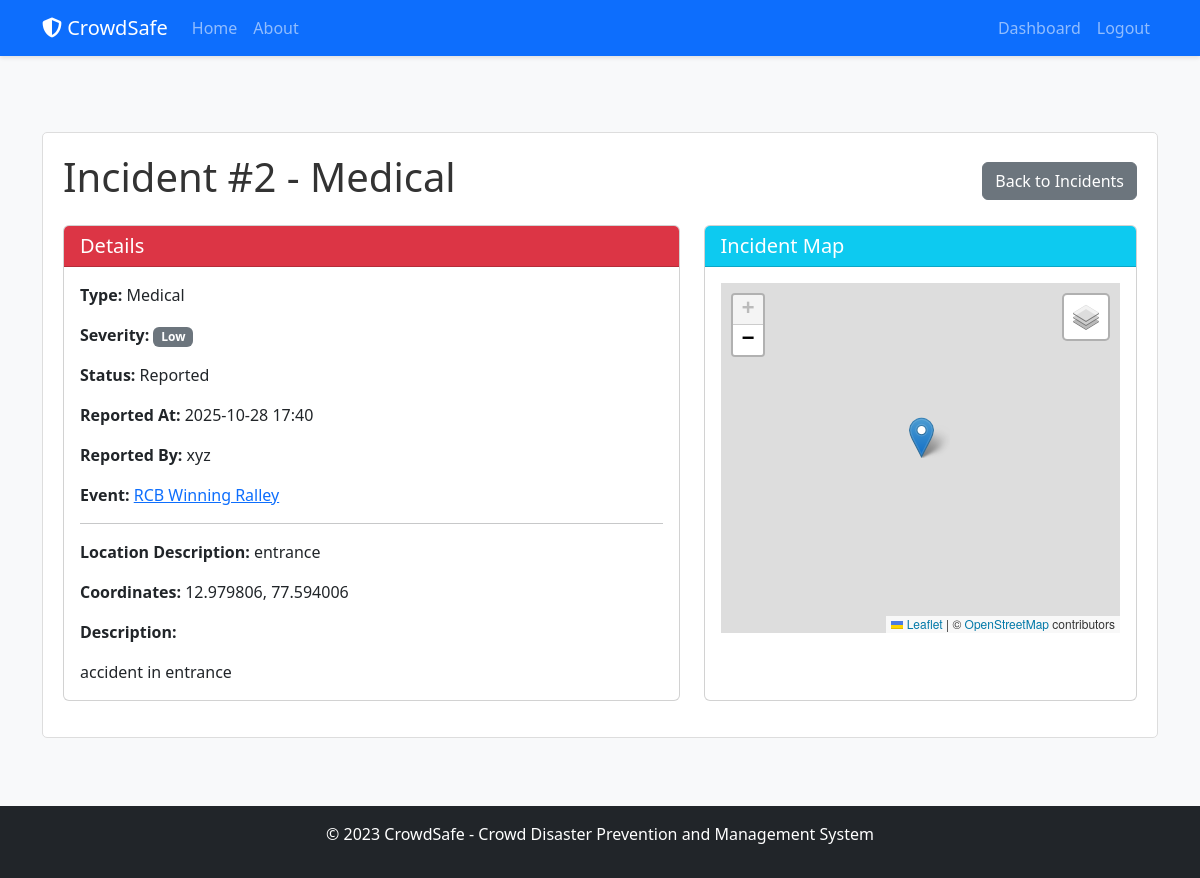
/incident/2 (signed in), run on the app's committed database.
### models.py (models this page shows, shortened)
class Incident(db.Model):
    id = db.Column(db.Integer, primary_key=True)
    incident_type = db.Column(db.String(50), nullable=False)  # Medical, Security, Other
    description = db.Column(db.Text, nullable=False)
    location_description = db.Column(db.String(200), nullable=False)
    latitude = db.Column(db.Float, nullable=False)
    longitude = db.Column(db.Float, nullable=False)
    severity = db.Column(db.String(20), nullable=False)  # Low, Medium, High, Critical
    status = db.Column(db.String(20), default='Reported')  # Reported, In Progress, Resolved
    timestamp = db.Column(db.DateTime, default=datetime.utcnow)
    user_id = db.Column(db.Integer, db.ForeignKey('user.id'), nullable=False)
    event_id = db.Column(db.Integer, db.ForeignKey('event.id'), nullable=False)

class User(db.Model, UserMixin):
    id = db.Column(db.Integer, primary_key=True)
    username = db.Column(db.String(20), unique=True, nullable=False)
    email = db.Column(db.String(120), unique=True, nullable=False)
    password = db.Column(db.String(60), nullable=False)
    events = db.relationship('Event', backref='organizer', lazy=True)
    incidents = db.relationship('Incident', backref='reporter', lazy=True)
    date_joined = db.Column(db.DateTime, default=datetime.utcnow)

class Event(db.Model):
    id = db.Column(db.Integer, primary_key=True)
    name = db.Column(db.String(100), nullable=False)
    objective = db.Column(db.String(200), nullable=False)
    target_audience = db.Column(db.String(100), nullable=False)
    date_time = db.Column(db.DateTime, nullable=False)
    venue_name = db.Column(db.String(100), nullable=False)
    venue_address = db.Column(db.String(200), nullable=False)
    latitude = db.Column(db.Float, nullable=False)
    longitude = db.Column(db.Float, nullable=False)
    ticket_price = db.Column(db.Float, nullable=True)
    sponsors = db.Column(db.String(200), nullable=True)
    description = db.Column(db.Text, nullable=False)
    date_created = db.Column(db.DateTime, default=datetime.utcnow)
    user_id = db.Column(db.Integer, db.ForeignKey('user.id'), nullable=False)
    incidents = db.relationship('Incident', backref='event', lazy=True)
    restricted_areas = db.relationship('RestrictedArea', backref='event', lazy=True)
    emergency_contacts = db.relationship('EmergencyContact', backref='event', lazy=True)
    zones = db.relationship('Zone', backref='event', lazy=True)
    attendees = db.relationship('Attendee', backref='event', lazy=True)
    check_ins = db.relationship('CheckIn', backref='event', lazy=True)
    capacity_alerts = db.relationship('CapacityAlert', backref='event', lazy=True)

### routes.py (the view)
@app.route('/incident/<int:incident_id>')
@login_required
def view_incident(incident_id):
    incident = Incident.query.get_or_404(incident_id)
    event = incident.event
    if event.organizer != current_user and incident.reporter != current_user:
        abort(403)
    return render_template('incident_detail.html', title=f"Incident #{incident.id}", incident=incident, event=event)

### models.py (called while the page is built)
@login_manager.user_loader
def load_user(user_id):
    return User.query.get(int(user_id))

### templates/incident_detail.html (shortened to what this page needs)
{% extends "layout.html" %}
{% block content %}
<div class="content-section">
    <div class="d-flex justify-content-between align-items-center mb-3">
        <h1>Incident #{{ incident.id }} - {{ incident.incident_type }}</h1>
        <a class="btn btn-secondary" href="{{ url_for('event_incidents', event_id=event.id) }}" target="_self">Back to Incidents</a>
    </div>
    <div class="row">
        <div class="col-md-7 mb-3">
            <div class="card h-100">
                <div class="card-header bg-danger text-white">
                    <h5 class="mb-0">Details</h5>
                </div>
                <div class="card-body">
                    <p><strong>Type:</strong> {{ incident.incident_type }}</p>
                    <p>
                        <strong>Severity:</strong>
                        <span class="badge {% if incident.severity == 'Critical' %}bg-danger{% elif incident.severity == 'High' %}bg-warning text-dark{% elif incident.severity == 'Medium' %}bg-info text-dark{% else %}bg-secondary{% endif %}">
                            {{ incident.severity }}
                        </span>
                    </p>
                    <p><strong>Status:</strong> {{ incident.status }}</p>
                    <p><strong>Reported At:</strong> {{ incident.timestamp.strftime('%Y-%m-%d %H:%M') }}</p>
                    <p><strong>Reported By:</strong> {{ incident.reporter.username }}</p>
                    <p><strong>Event:</strong> <a href="{{ url_for('event', event_id=event.id) }}" target="_self">{{ event.name }}</a></p>
                    <hr>
                    <p><strong>Location Description:</strong> {{ incident.location_description }}</p>
                    <p><strong>Coordinates:</strong> {{ '%.6f'|format(incident.latitude) }}, {{ '%.6f'|format(incident.longitude) }}</p>
                    <p><strong>Description:</strong></p>
                    <p class="mb-0">{{ incident.description }}</p>
                </div>
            </div>
        </div>
        <div class="col-md-5 mb-3">
            <div class="card h-100">
                <div class="card-header bg-info text-white">
                    <h5 class="mb-0">Incident Map</h5>
                </div>
                <div class="card-body">
                    <div id="incident-map" style="height: 350px;"></div>
                </div>
            </div>
        </div>
    </div>
</div>
{% endblock content %}
{% block scripts %}
<link rel="stylesheet" href="https://unpkg.com/leaflet@1.9.3/dist/leaflet.css" />
{% endblock scripts %}

### static/css/main.css (style rules this page uses)
body { background-color: #f8f9fa; color: #333; padding-top: 60px; }
.content-section { background: #ffffff; padding: 20px; border: 1px solid #dddddd; border-radius: 5px; margin-bottom: 20px; }

### data on the page
Incident: id "2", incident_type "Medical", severity "Low", status "Reported", timestamp "2025-10-28 17:40", location_description "entrance", latitude "12.979806", longitude "77.594006", description "accident in entrance"
User: reporter.username "xyz"
Event: name "RCB Winning Ralley"
